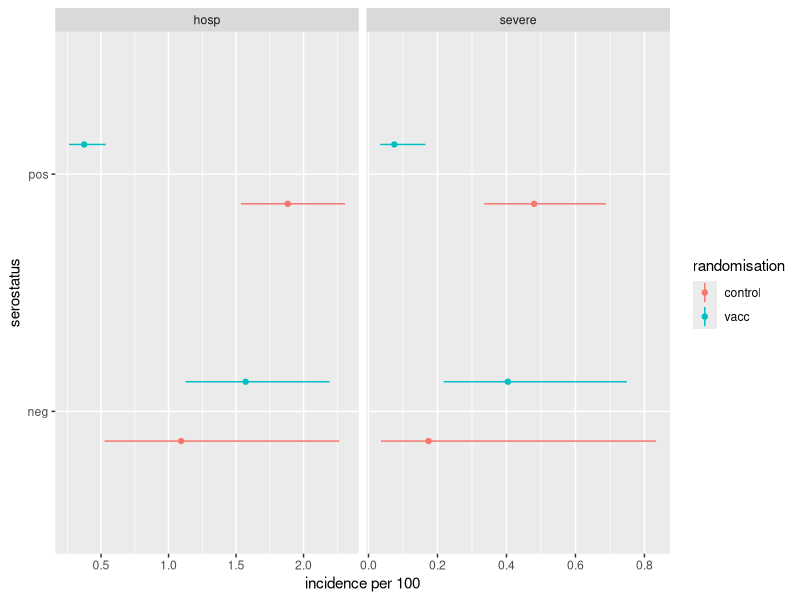
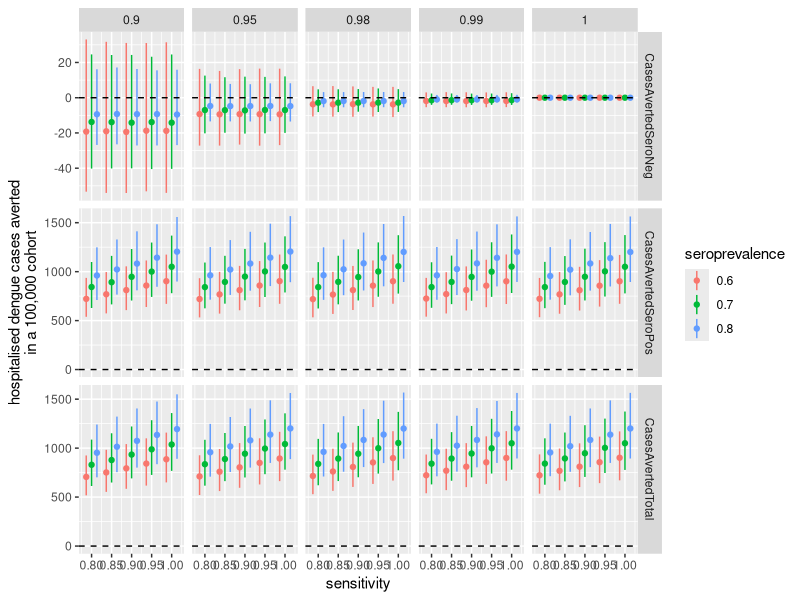
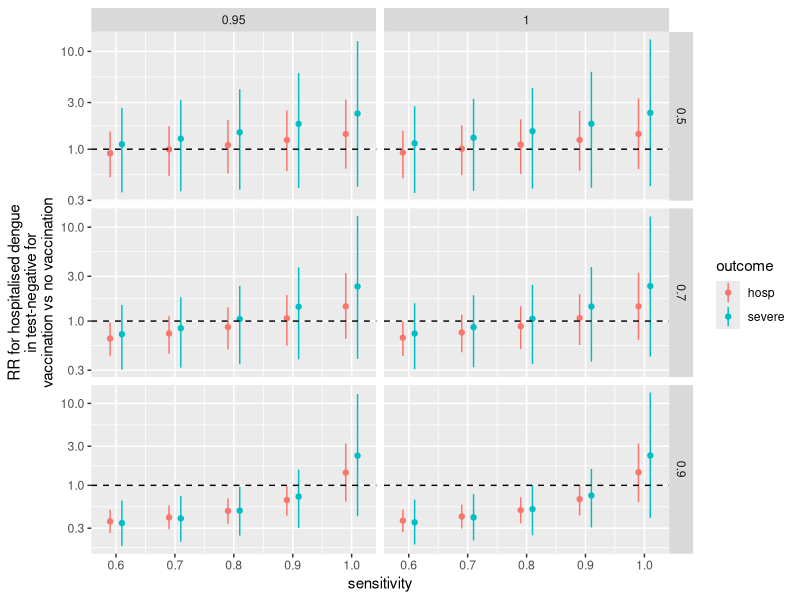

The R source for these figures, in order: (Note: a time limit stopped this script after it produced the figures.)

# Investigating Dengue RDT sensitivity and specificty requirements
# written by Stefan Flasche using R version 3.4.4

# load packages
require(tidyverse)


# Data --------------------------------------------------------------------

# data: cumulative incidence over 5yrs observed in the trial and its stratification into 
#       seropositive and seronegative using PRNT50 with multiple imputation (in per 100). 
df <- tibble(no=1:8,
             randomisation = c("vacc","vacc","control","control","vacc","vacc","control","control"),
             serostatus = c("pos","neg","pos","neg","pos","neg","pos","neg"),
             outcome = c(rep("hosp",4),rep("severe",4)),
             incidence.ph.mid = c(.375,1.571,1.883,1.093,0.075,0.404,0.48,0.174),
             incidence.ph.lo = c(.263,1.125,1.536,.526,0.034,0.218,0.335,0.036),
             incidence.ph.hi = c(.535,2.193,2.307,2.265,0.165,0.749,0.688,0.834))

# plot data
p.data <- df %>% ggplot(aes(x= serostatus, y = incidence.ph.mid, ymin = incidence.ph.lo, ymax = incidence.ph.hi,color=randomisation)) +
  geom_linerange(position=position_dodge(width = 0.5)) +
  geom_point(position=position_dodge(width = 0.5)) +
  facet_grid(.~outcome, scales = "free") +
  coord_flip() + ylab("incidence per 100")
ggsave(filename = "Pics\\Fig1_Data.tiff",p.data ,unit="cm", width = 14, height = 5, compression = "lzw", dpi = 300)


# sample from lognormal distribution in which the 50%, 2.5% and 97.5% quanitles fit the observed mean, CI.lo and CI.hi respectively
LnfitSample <- function(input= c(mean=1, lo=.5, hi=2), N=10000){
  mean = input[1] %>% as.numeric()
  lo = input[2] %>% as.numeric()
  hi = input[3] %>% as.numeric()
  rlnorm(N, meanlog = log(mean), sdlog = (log(mean/lo) +  log(hi/mean))/2/1.92) %>%
    return()
}


# Population impact of test and vaccinate ---------------------------------------------

# calculate population impact of test and vaccinate strategy
## need to include resampling of incidence 
CasesAverted <- function(seroPrevalence = .7, sensitivity = 1, specificity = 0, 
                         cohortSize=100000, df.tmp = df, outcm = "hosp"){
  df.tmp = df.tmp %>% filter(outcome == outcm)
  Inc.SeroPos.Vacc <- df.tmp %>% filter(randomisation=="vacc" & serostatus =="pos") %>% 
    select(incidence.ph.mid:incidence.ph.hi) %>% LnfitSample()
  Inc.SeroPos.Cont <- df.tmp %>% filter(randomisation=="control" & serostatus =="pos") %>% 
    select(incidence.ph.mid:incidence.ph.hi) %>% LnfitSample()
  Inc.SeroNeg.Vacc <- df.tmp %>% filter(randomisation=="vacc" & serostatus =="neg") %>% 
    select(incidence.ph.mid:incidence.ph.hi) %>% LnfitSample()
  Inc.SeroNeg.Cont <- df.tmp %>% filter(randomisation=="control" & serostatus =="neg") %>% 
    select(incidence.ph.mid:incidence.ph.hi) %>% LnfitSample()
  
  CasesAvertedSeroPos = cohortSize * seroPrevalence * sensitivity * (Inc.SeroPos.Cont - Inc.SeroPos.Vacc) / 100
  CasesAvertedSeroNeg = cohortSize * (1-seroPrevalence) * (1 - specificity) * (Inc.SeroNeg.Cont - Inc.SeroNeg.Vacc) /100
  
  df_res <- tibble(seroPrevalence = seroPrevalence, sensitivity = sensitivity,
                   specificity = specificity, outcome = outcm, 
                   CasesAvertedSeroPos.mid = median(CasesAvertedSeroPos), 
                   CasesAvertedSeroPos.lo = quantile(CasesAvertedSeroPos,.025), 
                   CasesAvertedSeroPos.hi = quantile(CasesAvertedSeroPos,.975),
                   CasesAvertedSeroNeg.mid = median(CasesAvertedSeroNeg), 
                   CasesAvertedSeroNeg.lo = quantile(CasesAvertedSeroNeg,.025), 
                   CasesAvertedSeroNeg.hi = quantile(CasesAvertedSeroNeg,.975), 
                   CasesAvertedTotal.mid =  median(CasesAvertedSeroPos + CasesAvertedSeroNeg), 
                   CasesAvertedTotal.lo = quantile(CasesAvertedSeroPos + CasesAvertedSeroNeg, .025),
                   CasesAvertedTotal.hi = quantile(CasesAvertedSeroPos + CasesAvertedSeroNeg, .975))
  return(df_res)
}

# plot impact of test and vaccinate strategy
df.plt = NULL
for(seroPrevalence in c(.6,.7,.8)){
  for(specificity in c(.9,.95,.98,.99,1)){
    for(sensitivity in seq(.8,1,by=.05)){
      df.plt <- df.plt %>% 
        rbind(CasesAverted(seroPrevalence = seroPrevalence, sensitivity = sensitivity, specificity = specificity))
    }
  }
}

df.plt <- df.plt %>%
  gather(key,value, -seroPrevalence, -sensitivity, -specificity, -outcome) %>%
  extract(key, c("outcome","conf"),"(.*)\\.(.*)") %>%
  spread(conf, value)
  
p.tandv = df.plt %>% ggplot(aes(x=sensitivity, y = mid, ymin=lo, ymax= hi, color = as.factor(seroPrevalence))) +
  geom_linerange(position = position_dodge(width = 0.04)) +
  geom_point(position = position_dodge(width = 0.04)) +
  facet_grid(outcome ~ specificity, scales = "free") +
  scale_color_discrete(name="seroprevalence") + ylab("hospitalised dengue cases averted\nin a 100,000 cohort") +
  geom_hline(yintercept = 0, color="black", lty="dashed")
ggsave(filename = "Pics\\Fig2_Impact_TandV.tiff",p.tandv ,unit="cm", width = 25, height = 14, compression = "lzw", dpi = 300)


# Impact of sensitivity --------------------------------------------------------------------
  
# calculate sensitivity needed to avoid chosing to vaccinate test negative
TestNegRatio <- function(seroPrevalence = .7, sensitivity = .8, specificity = .95,
                             df.tmp = df, outcm = "hosp", midonly=F){
  df.tmp = df.tmp %>% filter(outcome == outcm)
  if(midonly){
    Inc.SeroPos.Vacc <- df.tmp %>% filter(randomisation=="vacc" & serostatus =="pos") %>% 
      select(incidence.ph.mid) %>% as.numeric()
    Inc.SeroPos.Cont <- df.tmp %>% filter(randomisation=="control" & serostatus =="pos") %>% 
      select(incidence.ph.mid) %>% as.numeric()
    Inc.SeroNeg.Vacc <- df.tmp %>% filter(randomisation=="vacc" & serostatus =="neg") %>% 
      select(incidence.ph.mid) %>% as.numeric()
    Inc.SeroNeg.Cont <- df.tmp %>% filter(randomisation=="control" & serostatus =="neg") %>% 
      select(incidence.ph.mid) %>% as.numeric()
  }else{
    Inc.SeroPos.Vacc <- df.tmp %>% filter(randomisation=="vacc" & serostatus =="pos") %>% 
      select(incidence.ph.mid:incidence.ph.hi) %>% LnfitSample()
    Inc.SeroPos.Cont <- df.tmp %>% filter(randomisation=="control" & serostatus =="pos") %>% 
      select(incidence.ph.mid:incidence.ph.hi) %>% LnfitSample()
    Inc.SeroNeg.Vacc <- df.tmp %>% filter(randomisation=="vacc" & serostatus =="neg") %>% 
      select(incidence.ph.mid:incidence.ph.hi) %>% LnfitSample()
    Inc.SeroNeg.Cont <- df.tmp %>% filter(randomisation=="control" & serostatus =="neg") %>% 
      select(incidence.ph.mid:incidence.ph.hi) %>% LnfitSample()
  }
   
  risk.if.testNeg.vacc <- ((1-seroPrevalence) * specificity *  Inc.SeroNeg.Vacc + 
    seroPrevalence * (1-sensitivity) * Inc.SeroPos.Vacc ) / 
    ((1-seroPrevalence) * specificity  + seroPrevalence * (1-sensitivity) ) 
  risk.if.testNeg.nova <- ((1-seroPrevalence) * specificity *  Inc.SeroNeg.Cont + 
    seroPrevalence * (1-sensitivity) * Inc.SeroPos.Cont ) / 
    ((1-seroPrevalence) * specificity  + seroPrevalence * (1-sensitivity) ) 
  
  df_res <- tibble(seroPrevalence = seroPrevalence, sensitivity = sensitivity,
                   specificity = specificity, outcome = outcm, 
                   riskiftestNegvacc.mid = median(risk.if.testNeg.vacc), 
                   riskiftestNegnova.mid = median(risk.if.testNeg.nova),
                   riskiftestNegvacc.lo = quantile(risk.if.testNeg.vacc,.025), 
                   riskiftestNegvacc.hi = quantile(risk.if.testNeg.vacc,.975),
                   riskiftestNegnova.lo = quantile(risk.if.testNeg.nova,.025), 
                   riskiftestNegnova.hi = quantile(risk.if.testNeg.nova,.975),
                   RR.mid =  median(risk.if.testNeg.vacc / risk.if.testNeg.nova), 
                   RR.lo = quantile(risk.if.testNeg.vacc / risk.if.testNeg.nova, .025),
                   RR.hi = quantile(risk.if.testNeg.vacc / risk.if.testNeg.nova, .975))
  return(df_res)
}

# analyse where test nagative vacc vs novacc risks are for a number of scenarios
df.plt = NULL
for(seroPrevalence in c(.5,.7,.9)){
  for(specificity in c(.95,1)){
    for(sensitivity in seq(.6,1,by=.1)){
      df.plt <- df.plt %>% 
        rbind(TestNegRatio(seroPrevalence = seroPrevalence, sensitivity = sensitivity, specificity = specificity)) %>%
        rbind(TestNegRatio(seroPrevalence = seroPrevalence, sensitivity = sensitivity, specificity = specificity, outcm = "severe"))
      
    }
  }
}

p.sens <- df.plt %>% 
  ggplot(aes(x=sensitivity, y = RR.mid, ymin=RR.lo, ymax= RR.hi, color=outcome)) +
  geom_linerange(position = position_dodge(width = 0.04)) +
  geom_point(position = position_dodge(width = 0.04)) +
  facet_grid(seroPrevalence ~ specificity, scales = "free") +
  scale_y_log10() + geom_hline(yintercept = 1, color="black", lty="dashed") +
  scale_color_discrete(name="outcome") +
  ylab("RR for hospitalised dengue\nin test-negative for\nvaccination vs no vaccination")
ggsave(filename = "Pics\\FigX_SensitivityImpact.tiff",p.sens ,unit="cm", width = 20, height = 12, compression = "lzw", dpi = 300)

# analyse where test nagative vacc vs novacc risks - map
df.plt2 = NULL
for(seroPrevalence in c(.5,.6,.7,.8,.9)){
  for(specificity in seq(.9,1,by=.01)){
    for(sensitivity in seq(.6,1,by=.01)){
      df.plt2 <- df.plt2 %>% 
        rbind(TestNegRatio(seroPrevalence = seroPrevalence, sensitivity = sensitivity, specificity = specificity, midonly=T)) %>%
        rbind(TestNegRatio(seroPrevalence = seroPrevalence, sensitivity = sensitivity, specificity = specificity, outcm = "severe", midonly=T))
      
    }
  }
}

p.sens.b <- df.plt2 %>% 
  ggplot(aes(x=sensitivity, y=specificity, fill = RR.mid)) +
  facet_grid(seroPrevalence ~ outcome) + 
  geom_tile() +
  scale_fill_gradient2(name="RR in vaccinees\nvs control", low = "green", mid = "yellow",
                       high = "red", midpoint = 0, breaks=round(c(.5,1/1.2,1/1.1,1,1.1,1.2,2),2),trans = "log", limits=c(1/1.21,1.2)) +
  theme_bw() 
ggsave("Pics\\Fig3a_SensitivityImpactMap.tiff", p.sens.b, width = 20, height = 13, units = "cm", compression="lzw", dpi =300)


# importance of NPV ---------------------------------------------
TestNegRatio.NPV <- function(NPV = .7, df.tmp = df, outcm = "hosp"){
  df.tmp = df.tmp %>% filter(outcome == outcm)

  Inc.SeroPos.Vacc <- df.tmp %>% filter(randomisation=="vacc" & serostatus =="pos") %>% 
    select(incidence.ph.mid:incidence.ph.hi) %>% LnfitSample()
  Inc.SeroPos.Cont <- df.tmp %>% filter(randomisation=="control" & serostatus =="pos") %>% 
    select(incidence.ph.mid:incidence.ph.hi) %>% LnfitSample()
  Inc.SeroNeg.Vacc <- df.tmp %>% filter(randomisation=="vacc" & serostatus =="neg") %>% 
    select(incidence.ph.mid:incidence.ph.hi) %>% LnfitSample()
  Inc.SeroNeg.Cont <- df.tmp %>% filter(randomisation=="control" & serostatus =="neg") %>% 
    select(incidence.ph.mid:incidence.ph.hi) %>% LnfitSample()

  risk.if.testNeg.vacc <- ( NPV * Inc.SeroNeg.Vacc + 
                            (1-NPV) * Inc.SeroPos.Vacc ) 
  risk.if.testNeg.nova <- ( NPV * Inc.SeroNeg.Cont + 
                            (1-NPV) * Inc.SeroPos.Cont ) 
  
  df_res <- tibble(NPV = NPV, outcome = outcm, 
                   riskiftestNegvacc.mid = median(risk.if.testNeg.vacc), 
                   riskiftestNegnova.mid = median(risk.if.testNeg.nova),
                   riskiftestNegvacc.lo = quantile(risk.if.testNeg.vacc,.025), 
                   riskiftestNegvacc.hi = quantile(risk.if.testNeg.vacc,.975),
                   riskiftestNegnova.lo = quantile(risk.if.testNeg.nova,.025), 
                   riskiftestNegnova.hi = quantile(risk.if.testNeg.nova,.975),
                   RR.mid =  median(risk.if.testNeg.vacc / risk.if.testNeg.nova), 
                   RR.lo = quantile(risk.if.testNeg.vacc / risk.if.testNeg.nova, .025),
                   RR.hi = quantile(risk.if.testNeg.vacc / risk.if.testNeg.nova, .975))
  return(df_res)
}

df.plt.NPV = NULL
for( NPV in seq(.5,1,by=0.01)){
  df.plt.NPV = df.plt.NPV %>% 
    rbind(TestNegRatio.NPV(NPV)) %>%
    rbind(TestNegRatio.NPV(NPV, outcm = "severe"))
}
df.plt.NPV %>%
  ggplot(aes(x=NPV, y=RR.mid, ymin=RR.lo, ymax=RR.hi, group=outcome, color=outcome, fill=outcome)) +
  geom_ribbon(alpha=0.4, color=NA) +
  geom_line() +
  geom_hline(yintercept = 1, color = "black", lty = "dashed") + 
  facet_grid(outcome~., scales="free") +
  scale_y_log10() +
  xlab("Negative predictive value") + ylab("RR for dengue disease \nin test-negative for\nvaccination vs no vaccination") +
  theme_bw()+
  guides(fill = FALSE, color=F, group=F) 
ggsave("Pics\\Fig3b_NPVimpact.tiff", width = 15, height = 13, units = "cm", compression="lzw", dpi =300)


# calculate min sens needed ---------------------------------------------

get_PV <- function(specificity=.9, sensitivity=.7, seroprevalence=0.7 ){
  tp= sensitivity * seroprevalence
  fn= (1-sensitivity) * seroprevalence
  tn= specificity * (1-seroprevalence)
  fp= (1-specificity) * (1-seroprevalence)
  
  PPV = tp / (tp+fp) #prop of true positive among all pos
  NPV = tn / (tn+fn) #prop of negative positive among all negative
  
  df = data.frame(specificity=specificity, sensitivity=sensitivity, seroprevalence=seroprevalence, NPV=NPV, PPV=PPV) %>%
    as.tibble()
  
  return(df)
  
}

res = NULL
for(specificity in c(.9,.95,.99)){
  for(seroprevalence in seq(0.5,1,by=0.05)){
    for(sensitivity in seq(0,1,by=0.01)){
      res = res %>%
        rbind(get_PV(specificity, sensitivity, seroprevalence))
    }
  }
}
min.PPV = .9
min.NPV = .75

res %>% group_by(specificity,seroprevalence) %>% mutate(keep_PPV = ( PPV == min(PPV + 5*(PPV<min.PPV))),
                                                        keep_NPV = ( NPV == min(NPV + 5*(NPV<min.NPV)))) %>%
  filter(keep_PPV | keep_NPV)
